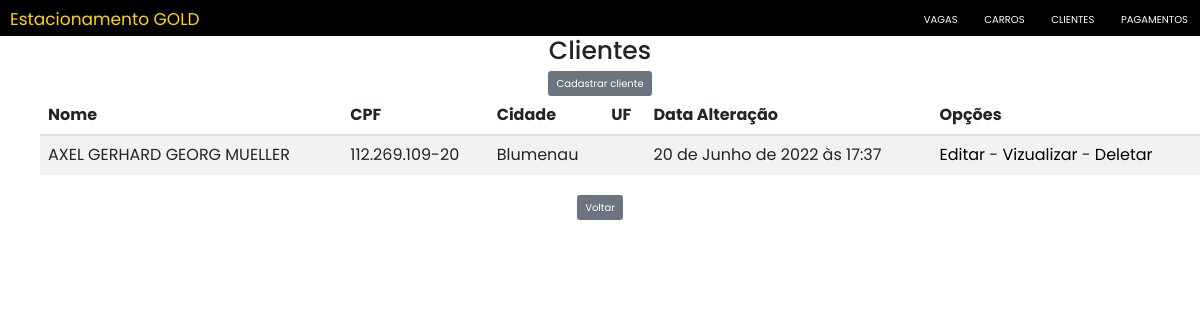
/clientes/, run on an earlier commit of the app's database.
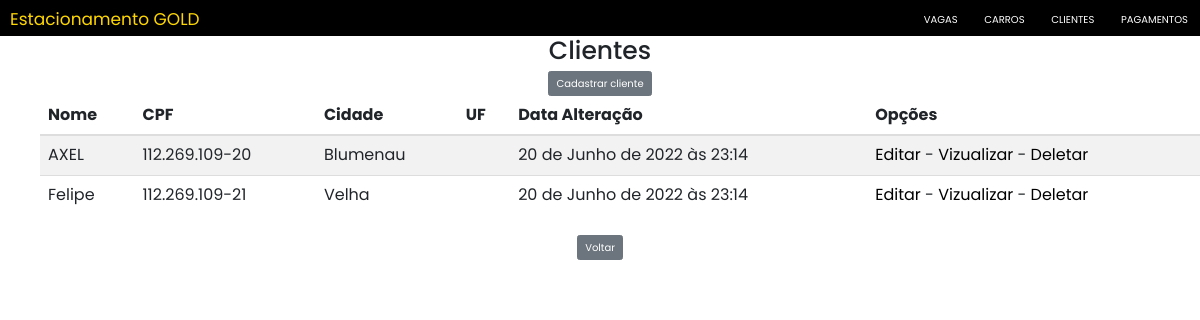
And on a later commit of the database.
### mainClientes/models.py (models this page shows, shortened)
class Cliente(models.Model):
    nome = models.CharField(max_length=255)
    cpf = models.CharField(max_length=14, unique=True, verbose_name="CPF")
    rg = models.CharField(max_length=10, verbose_name="RG")
    data_nascimento = models.DateField(verbose_name="Data de Nascimento")
    endereco = models.CharField(max_length=80, verbose_name="Endereço")
    telefone = models.CharField(max_length=15, verbose_name="Telefone")
    cidade = models.CharField(max_length=50, verbose_name="Cidade")
    uF = EnumChoiceField(EnumUF)
    dataHoraCadastro = models.DateTimeField(
        auto_now_add=True, editable=False, verbose_name="Data e Hora Cadastro")
    dataHoraAlteracao = models.DateTimeField(
        auto_now=True, editable=False, verbose_name="Data e Hora Alteração")

### mainClientes/views.py (the view)
# urls.py: path("", views.ClienteList.as_view(), name="list"),
class ClienteList(ListView):
    model = Cliente
    fields = '__all__'

### mainClientes/templates/mainClientes/cliente_list.html (shortened to what this page needs)
{% extends 'Estacionamento/base.html' %}
{% load static %}
{% block titleBody %}Clientes{% endblock %}
{% block content %}
    <div style="text-align: center">
        <a href="{% url 'mainClientes:create' %}"><input type="submit" class="btn btn-secondary" value="Cadastrar cliente" /></a>
    </div>
    <ul>
        <div class="table-responsive" style="margin-right: 2%">
            <table class="table table-striped" id="listar-vagas">
                <thead>
                    <tr>
                        <th>Nome</th>
                        <th>CPF</th>
                        <th>Cidade</th>
                        <th>UF</th>
                        <th>Data Alteração</th>
                        <th>Opções</th>
                    </tr>
                </thead>
                <tbody>
                    {% for cliente in cliente_list %}
                        <tr>
                            <td>{{cliente.nome}}</td>
                            <td>{{cliente.cpf}}</td>
                            <td>{{cliente.cidade}}</td>
                            <td>{{cliente.uF.value}}</td>
                            <td>{{cliente.dataHoraAlteracao}}</td>
                            <td>  <a style="color:black" href="{% url 'mainClientes:update' pk=cliente.id %}" title="Editar Cliente">Editar</a>
                                - <a style="color:black" href="{% url 'mainClientes:detail' pk=cliente.id %}" title="Vizualizar Cliente">Vizualizar</a>
                                - <a style="color:black" href="{% url 'mainClientes:delete' pk=cliente.id %}" title="Deletar Cliente">Deletar</a></td>
                        </tr>
                    {% empty %}
                        <tr>
                            <td colspan="6">Nenhum cliente registrado.</td>
                        <tr>
                    {% endfor %}
                </tbody>
            </table>
        </div>
    </ul>
    <div style="text-align: center">
        <a href="{% url 'Estacionamento:main' %}"><input type="submit" class="btn btn-secondary" value="Voltar" /></a>
    </div>
{% endblock %}

What changed in the data, as far as the page shows it:
changed Cliente "Blumenau": nome "AXEL GERHARD GEORG MUELLER" → "AXEL"; dataHoraAlteracao "20 de Junho de 2022 às 17:37" → "20 de Junho de 2022 às 23:14"
added Cliente: nome "Felipe", cpf "112.269.109-21", cidade "Velha", dataHoraAlteracao "20 de Junho de 2022 às 23:14"
